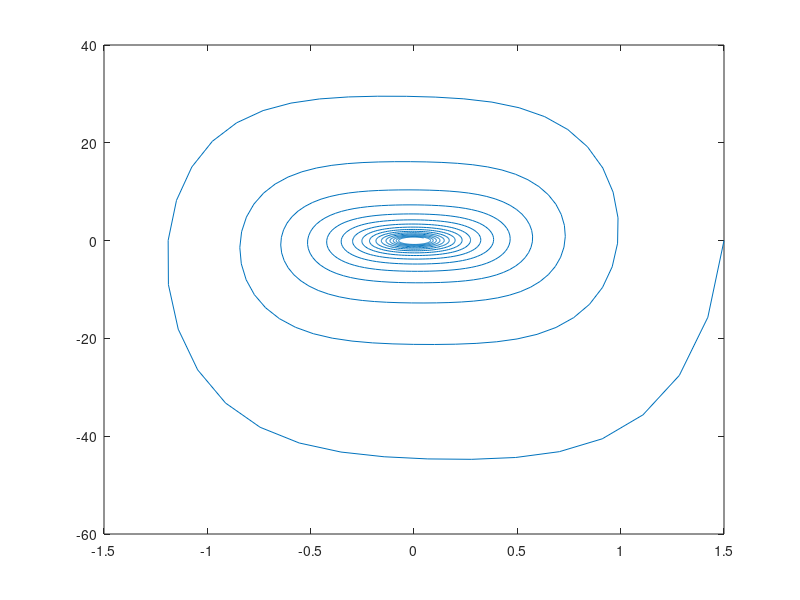

Write the MATLAB code that produced this figure.
u0 = 1.5;
v0 = 0;
s1 = 100;
s2 = 10;
T = 0.15153;
Dt = T/32;
tmax = 50*T;
rango = [0:Dt:tmax];
%
u=[u0];
v=[v0];
a=[];
%
for i = rango
a0 = -s1*(1+s2*u0^2)*u0;% EC. 1
%
u1 = u0 + 1/3*Dt*v0 + 1/18*Dt^2*a0; % EC 2.1
v1 = v0 + 1/3*Dt*a0; % EC 2.2
a1 = -s1*(1+s2*u1^2)*u1;% EC 3
%
u2 = u0 + 1/2*Dt*v0 + 3/40*Dt^2*(2*a0/3 + a1); % EC 4.1
v2 = v0 + 1/8*Dt*a0 + 3/8*Dt*a1; % EC 4.2
a2 = -s1*(1+s2*u2^2)*u2; % EC 5
%
u3 = u0 + 4*Dt*v0 + 21/20*Dt^2*(a0 + a1); % EC 6.1
v3 = v0 + 1/2*Dt*(a0 + 3*a1 + 4*a2); % EC 6.2
a3 = -s1*(1+s2*u3^2)*u3; % EC 7
%
u4 = u0 + Dt*v0 + 1/6*Dt^2*(a0 + 3*a1 + 2*a2); % EC 8.1
v4 = v0 + 1/6*Dt*(a0 + 4*a2 + a3); % EC 8.2
%
u=[u,u4];
v=[v,v4];
a=[a,a0];
u0=u4;
v0=v4;
endfor

plot(u,v)
